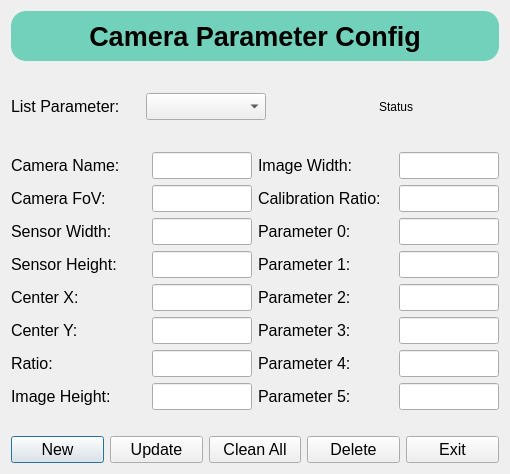
<?xml version="1.0" encoding="UTF-8"?>
<ui version="4.0">
 <class>Dialog</class>
 <widget class="QDialog" name="Dialog">
  <property name="geometry">
   <rect>
    <x>0</x>
    <y>0</y>
    <width>510</width>
    <height>474</height>
   </rect>
  </property>
  <property name="sizePolicy">
   <sizepolicy hsizetype="Fixed" vsizetype="Fixed">
    <horstretch>0</horstretch>
    <verstretch>0</verstretch>
   </sizepolicy>
  </property>
  <property name="maximumSize">
   <size>
    <width>510</width>
    <height>494</height>
   </size>
  </property>
  <property name="windowTitle">
   <string>Dialog</string>
  </property>
  <layout class="QVBoxLayout" name="verticalLayout_2">
   <item>
    <widget class="QLabel" name="label_3">
     <property name="sizePolicy">
      <sizepolicy hsizetype="Preferred" vsizetype="Fixed">
       <horstretch>0</horstretch>
       <verstretch>0</verstretch>
      </sizepolicy>
     </property>
     <property name="minimumSize">
      <size>
       <width>0</width>
       <height>50</height>
      </size>
     </property>
     <property name="font">
      <font>
       <family>SansSerif</family>
       <pointsize>20</pointsize>
       <weight>75</weight>
       <italic>false</italic>
       <bold>true</bold>
      </font>
     </property>
     <property name="styleSheet">
      <string notr="true">border-color: rgb(66, 69, 183);
background-color: #71D1BA;
border-radius: 15px;</string>
     </property>
     <property name="text">
      <string>Camera Parameter Config</string>
     </property>
     <property name="alignment">
      <set>Qt::AlignCenter</set>
     </property>
    </widget>
   </item>
   <item>
    <layout class="QVBoxLayout" name="verticalLayout">
     <item>
      <spacer name="verticalSpacer_4">
       <property name="orientation">
        <enum>Qt::Vertical</enum>
       </property>
       <property name="sizeType">
        <enum>QSizePolicy::Fixed</enum>
       </property>
       <property name="sizeHint" stdset="0">
        <size>
         <width>20</width>
         <height>10</height>
        </size>
       </property>
      </spacer>
     </item>
     <item>
      <layout class="QHBoxLayout" name="horizontalLayout_5">
       <item>
        <widget class="QLabel" name="label_17">
         <property name="sizePolicy">
          <sizepolicy hsizetype="Fixed" vsizetype="Preferred">
           <horstretch>0</horstretch>
           <verstretch>0</verstretch>
          </sizepolicy>
         </property>
         <property name="font">
          <font>
           <pointsize>12</pointsize>
          </font>
         </property>
         <property name="text">
          <string>List Parameter:</string>
         </property>
        </widget>
       </item>
       <item>
        <spacer name="horizontalSpacer">
         <property name="orientation">
          <enum>Qt::Horizontal</enum>
         </property>
         <property name="sizeType">
          <enum>QSizePolicy::Fixed</enum>
         </property>
         <property name="sizeHint" stdset="0">
          <size>
           <width>20</width>
           <height>20</height>
          </size>
         </property>
        </spacer>
       </item>
       <item>
        <widget class="QComboBox" name="List_Parameter">
         <property name="sizePolicy">
          <sizepolicy hsizetype="Fixed" vsizetype="Fixed">
           <horstretch>0</horstretch>
           <verstretch>0</verstretch>
          </sizepolicy>
         </property>
         <property name="minimumSize">
          <size>
           <width>120</width>
           <height>0</height>
          </size>
         </property>
         <property name="font">
          <font>
           <family>SansSerif</family>
           <pointsize>12</pointsize>
          </font>
         </property>
         <property name="editable">
          <bool>false</bool>
         </property>
         <property name="currentText">
          <string/>
         </property>
        </widget>
       </item>
       <item>
        <spacer name="horizontalSpacer_2">
         <property name="orientation">
          <enum>Qt::Horizontal</enum>
         </property>
         <property name="sizeHint" stdset="0">
          <size>
           <width>40</width>
           <height>20</height>
          </size>
         </property>
        </spacer>
       </item>
       <item>
        <widget class="QLabel" name="label_18">
         <property name="minimumSize">
          <size>
           <width>120</width>
           <height>0</height>
          </size>
         </property>
         <property name="text">
          <string>Status</string>
         </property>
        </widget>
       </item>
      </layout>
     </item>
     <item>
      <spacer name="verticalSpacer_2">
       <property name="orientation">
        <enum>Qt::Vertical</enum>
       </property>
       <property name="sizeType">
        <enum>QSizePolicy::Fixed</enum>
       </property>
       <property name="sizeHint" stdset="0">
        <size>
         <width>20</width>
         <height>10</height>
        </size>
       </property>
      </spacer>
     </item>
     <item>
      <layout class="QGridLayout" name="gridLayout">
       <item row="2" column="1">
        <widget class="QLineEdit" name="cam_sensor_width">
         <property name="sizePolicy">
          <sizepolicy hsizetype="Preferred" vsizetype="Fixed">
           <horstretch>0</horstretch>
           <verstretch>0</verstretch>
          </sizepolicy>
         </property>
         <property name="maximumSize">
          <size>
           <width>100</width>
           <height>16777215</height>
          </size>
         </property>
         <property name="font">
          <font>
           <family>SansSerif</family>
           <pointsize>12</pointsize>
          </font>
         </property>
        </widget>
       </item>
       <item row="7" column="3">
        <widget class="QLineEdit" name="parameter5">
         <property name="sizePolicy">
          <sizepolicy hsizetype="Preferred" vsizetype="Fixed">
           <horstretch>0</horstretch>
           <verstretch>0</verstretch>
          </sizepolicy>
         </property>
         <property name="maximumSize">
          <size>
           <width>100</width>
           <height>16777215</height>
          </size>
         </property>
         <property name="font">
          <font>
           <family>SansSerif</family>
           <pointsize>12</pointsize>
          </font>
         </property>
        </widget>
       </item>
       <item row="6" column="1">
        <widget class="QLineEdit" name="ratio">
         <property name="sizePolicy">
          <sizepolicy hsizetype="Preferred" vsizetype="Fixed">
           <horstretch>0</horstretch>
           <verstretch>0</verstretch>
          </sizepolicy>
         </property>
         <property name="maximumSize">
          <size>
           <width>100</width>
           <height>16777215</height>
          </size>
         </property>
         <property name="font">
          <font>
           <family>SansSerif</family>
           <pointsize>12</pointsize>
          </font>
         </property>
        </widget>
       </item>
       <item row="0" column="0">
        <widget class="QLabel" name="label">
         <property name="font">
          <font>
           <family>SansSerif</family>
           <pointsize>12</pointsize>
          </font>
         </property>
         <property name="text">
          <string>Camera Name: </string>
         </property>
        </widget>
       </item>
       <item row="0" column="1">
        <widget class="QLineEdit" name="camera_name">
         <property name="sizePolicy">
          <sizepolicy hsizetype="Fixed" vsizetype="Fixed">
           <horstretch>0</horstretch>
           <verstretch>0</verstretch>
          </sizepolicy>
         </property>
         <property name="minimumSize">
          <size>
           <width>80</width>
           <height>0</height>
          </size>
         </property>
         <property name="maximumSize">
          <size>
           <width>100</width>
           <height>16777215</height>
          </size>
         </property>
         <property name="font">
          <font>
           <family>SansSerif</family>
           <pointsize>12</pointsize>
          </font>
         </property>
        </widget>
       </item>
       <item row="6" column="2">
        <widget class="QLabel" name="label_15">
         <property name="font">
          <font>
           <family>SansSerif</family>
           <pointsize>12</pointsize>
          </font>
         </property>
         <property name="text">
          <string>Parameter 4: </string>
         </property>
        </widget>
       </item>
       <item row="4" column="3">
        <widget class="QLineEdit" name="parameter2">
         <property name="sizePolicy">
          <sizepolicy hsizetype="Preferred" vsizetype="Fixed">
           <horstretch>0</horstretch>
           <verstretch>0</verstretch>
          </sizepolicy>
         </property>
         <property name="maximumSize">
          <size>
           <width>100</width>
           <height>16777215</height>
          </size>
         </property>
         <property name="font">
          <font>
           <family>SansSerif</family>
           <pointsize>12</pointsize>
          </font>
         </property>
        </widget>
       </item>
       <item row="5" column="3">
        <widget class="QLineEdit" name="parameter3">
         <property name="sizePolicy">
          <sizepolicy hsizetype="Preferred" vsizetype="Fixed">
           <horstretch>0</horstretch>
           <verstretch>0</verstretch>
          </sizepolicy>
         </property>
         <property name="maximumSize">
          <size>
           <width>100</width>
           <height>16777215</height>
          </size>
         </property>
         <property name="font">
          <font>
           <family>SansSerif</family>
           <pointsize>12</pointsize>
          </font>
         </property>
        </widget>
       </item>
       <item row="6" column="3">
        <widget class="QLineEdit" name="parameter4">
         <property name="sizePolicy">
          <sizepolicy hsizetype="Preferred" vsizetype="Fixed">
           <horstretch>0</horstretch>
           <verstretch>0</verstretch>
          </sizepolicy>
         </property>
         <property name="maximumSize">
          <size>
           <width>100</width>
           <height>16777215</height>
          </size>
         </property>
         <property name="font">
          <font>
           <family>SansSerif</family>
           <pointsize>12</pointsize>
          </font>
         </property>
        </widget>
       </item>
       <item row="1" column="1">
        <widget class="QLineEdit" name="camera_fov">
         <property name="sizePolicy">
          <sizepolicy hsizetype="Fixed" vsizetype="Fixed">
           <horstretch>0</horstretch>
           <verstretch>0</verstretch>
          </sizepolicy>
         </property>
         <property name="minimumSize">
          <size>
           <width>80</width>
           <height>0</height>
          </size>
         </property>
         <property name="maximumSize">
          <size>
           <width>100</width>
           <height>16777215</height>
          </size>
         </property>
         <property name="font">
          <font>
           <family>SansSerif</family>
           <pointsize>12</pointsize>
          </font>
         </property>
        </widget>
       </item>
       <item row="1" column="0">
        <widget class="QLabel" name="label_34">
         <property name="font">
          <font>
           <family>SansSerif</family>
           <pointsize>12</pointsize>
          </font>
         </property>
         <property name="text">
          <string>Camera FoV:</string>
         </property>
        </widget>
       </item>
       <item row="1" column="3">
        <widget class="QLineEdit" name="calib_ratio">
         <property name="sizePolicy">
          <sizepolicy hsizetype="Preferred" vsizetype="Fixed">
           <horstretch>0</horstretch>
           <verstretch>0</verstretch>
          </sizepolicy>
         </property>
         <property name="maximumSize">
          <size>
           <width>100</width>
           <height>16777215</height>
          </size>
         </property>
         <property name="font">
          <font>
           <family>SansSerif</family>
           <pointsize>12</pointsize>
          </font>
         </property>
        </widget>
       </item>
       <item row="1" column="2">
        <widget class="QLabel" name="label_4">
         <property name="font">
          <font>
           <family>SansSerif</family>
           <pointsize>12</pointsize>
          </font>
         </property>
         <property name="text">
          <string>Calibration Ratio: </string>
         </property>
        </widget>
       </item>
       <item row="2" column="0">
        <widget class="QLabel" name="label_2">
         <property name="font">
          <font>
           <family>SansSerif</family>
           <pointsize>12</pointsize>
          </font>
         </property>
         <property name="text">
          <string>Sensor Width: </string>
         </property>
        </widget>
       </item>
       <item row="3" column="2">
        <widget class="QLabel" name="label_12">
         <property name="font">
          <font>
           <family>SansSerif</family>
           <pointsize>12</pointsize>
          </font>
         </property>
         <property name="text">
          <string>Parameter 1: </string>
         </property>
        </widget>
       </item>
       <item row="0" column="3">
        <widget class="QLineEdit" name="image_width">
         <property name="sizePolicy">
          <sizepolicy hsizetype="Preferred" vsizetype="Fixed">
           <horstretch>0</horstretch>
           <verstretch>0</verstretch>
          </sizepolicy>
         </property>
         <property name="maximumSize">
          <size>
           <width>100</width>
           <height>16777215</height>
          </size>
         </property>
         <property name="font">
          <font>
           <family>SansSerif</family>
           <pointsize>12</pointsize>
          </font>
         </property>
        </widget>
       </item>
       <item row="5" column="1">
        <widget class="QLineEdit" name="image_center_Y">
         <property name="sizePolicy">
          <sizepolicy hsizetype="Preferred" vsizetype="Fixed">
           <horstretch>0</horstretch>
           <verstretch>0</verstretch>
          </sizepolicy>
         </property>
         <property name="maximumSize">
          <size>
           <width>100</width>
           <height>16777215</height>
          </size>
         </property>
         <property name="font">
          <font>
           <family>SansSerif</family>
           <pointsize>12</pointsize>
          </font>
         </property>
        </widget>
       </item>
       <item row="3" column="3">
        <widget class="QLineEdit" name="parameter1">
         <property name="sizePolicy">
          <sizepolicy hsizetype="Preferred" vsizetype="Fixed">
           <horstretch>0</horstretch>
           <verstretch>0</verstretch>
          </sizepolicy>
         </property>
         <property name="maximumSize">
          <size>
           <width>100</width>
           <height>16777215</height>
          </size>
         </property>
         <property name="font">
          <font>
           <family>SansSerif</family>
           <pointsize>12</pointsize>
          </font>
         </property>
        </widget>
       </item>
       <item row="7" column="2">
        <widget class="QLabel" name="label_16">
         <property name="font">
          <font>
           <family>SansSerif</family>
           <pointsize>12</pointsize>
          </font>
         </property>
         <property name="text">
          <string>Parameter 5: </string>
         </property>
        </widget>
       </item>
       <item row="5" column="2">
        <widget class="QLabel" name="label_14">
         <property name="font">
          <font>
           <family>SansSerif</family>
           <pointsize>12</pointsize>
          </font>
         </property>
         <property name="text">
          <string>Parameter 3: </string>
         </property>
        </widget>
       </item>
       <item row="2" column="2">
        <widget class="QLabel" name="label_11">
         <property name="font">
          <font>
           <family>SansSerif</family>
           <pointsize>12</pointsize>
          </font>
         </property>
         <property name="text">
          <string>Parameter 0: </string>
         </property>
        </widget>
       </item>
       <item row="4" column="2">
        <widget class="QLabel" name="label_13">
         <property name="font">
          <font>
           <family>SansSerif</family>
           <pointsize>12</pointsize>
          </font>
         </property>
         <property name="text">
          <string>Parameter 2: </string>
         </property>
        </widget>
       </item>
       <item row="2" column="3">
        <widget class="QLineEdit" name="parameter0">
         <property name="sizePolicy">
          <sizepolicy hsizetype="Preferred" vsizetype="Fixed">
           <horstretch>0</horstretch>
           <verstretch>0</verstretch>
          </sizepolicy>
         </property>
         <property name="maximumSize">
          <size>
           <width>100</width>
           <height>16777215</height>
          </size>
         </property>
         <property name="font">
          <font>
           <family>SansSerif</family>
           <pointsize>12</pointsize>
          </font>
         </property>
        </widget>
       </item>
       <item row="7" column="1">
        <widget class="QLineEdit" name="image_height">
         <property name="sizePolicy">
          <sizepolicy hsizetype="Preferred" vsizetype="Fixed">
           <horstretch>0</horstretch>
           <verstretch>0</verstretch>
          </sizepolicy>
         </property>
         <property name="maximumSize">
          <size>
           <width>100</width>
           <height>16777215</height>
          </size>
         </property>
         <property name="font">
          <font>
           <family>SansSerif</family>
           <pointsize>12</pointsize>
          </font>
         </property>
        </widget>
       </item>
       <item row="0" column="2">
        <widget class="QLabel" name="label_10">
         <property name="font">
          <font>
           <family>SansSerif</family>
           <pointsize>12</pointsize>
          </font>
         </property>
         <property name="text">
          <string>Image Width: </string>
         </property>
        </widget>
       </item>
       <item row="4" column="1">
        <widget class="QLineEdit" name="image_center_X">
         <property name="sizePolicy">
          <sizepolicy hsizetype="Preferred" vsizetype="Fixed">
           <horstretch>0</horstretch>
           <verstretch>0</verstretch>
          </sizepolicy>
         </property>
         <property name="maximumSize">
          <size>
           <width>100</width>
           <height>16777215</height>
          </size>
         </property>
         <property name="font">
          <font>
           <family>SansSerif</family>
           <pointsize>12</pointsize>
          </font>
         </property>
        </widget>
       </item>
       <item row="5" column="0">
        <widget class="QLabel" name="label_6">
         <property name="font">
          <font>
           <family>SansSerif</family>
           <pointsize>12</pointsize>
          </font>
         </property>
         <property name="text">
          <string>Center Y: </string>
         </property>
        </widget>
       </item>
       <item row="3" column="0">
        <widget class="QLabel" name="label_5">
         <property name="font">
          <font>
           <family>SansSerif</family>
           <pointsize>12</pointsize>
          </font>
         </property>
         <property name="text">
          <string>Sensor Height: </string>
         </property>
        </widget>
       </item>
       <item row="7" column="0">
        <widget class="QLabel" name="label_9">
         <property name="font">
          <font>
           <family>SansSerif</family>
           <pointsize>12</pointsize>
          </font>
         </property>
         <property name="text">
          <string>Image Height: </string>
         </property>
        </widget>
       </item>
       <item row="6" column="0">
        <widget class="QLabel" name="label_8">
         <property name="font">
          <font>
           <family>SansSerif</family>
           <pointsize>12</pointsize>
          </font>
         </property>
         <property name="text">
          <string>Ratio: </string>
         </property>
        </widget>
       </item>
       <item row="3" column="1">
        <widget class="QLineEdit" name="cam_sensor_height">
         <property name="sizePolicy">
          <sizepolicy hsizetype="Preferred" vsizetype="Fixed">
           <horstretch>0</horstretch>
           <verstretch>0</verstretch>
          </sizepolicy>
         </property>
         <property name="maximumSize">
          <size>
           <width>100</width>
           <height>16777215</height>
          </size>
         </property>
         <property name="font">
          <font>
           <family>SansSerif</family>
           <pointsize>12</pointsize>
          </font>
         </property>
        </widget>
       </item>
       <item row="4" column="0">
        <widget class="QLabel" name="label_7">
         <property name="font">
          <font>
           <family>SansSerif</family>
           <pointsize>12</pointsize>
          </font>
         </property>
         <property name="text">
          <string>Center X: </string>
         </property>
        </widget>
       </item>
      </layout>
     </item>
    </layout>
   </item>
   <item>
    <spacer name="verticalSpacer_3">
     <property name="orientation">
      <enum>Qt::Vertical</enum>
     </property>
     <property name="sizeType">
      <enum>QSizePolicy::Fixed</enum>
     </property>
     <property name="sizeHint" stdset="0">
      <size>
       <width>20</width>
       <height>20</height>
      </size>
     </property>
    </spacer>
   </item>
   <item>
    <layout class="QHBoxLayout" name="horizontalLayout_11">
     <item>
      <widget class="QPushButton" name="btn_new">
       <property name="font">
        <font>
         <family>SansSerif</family>
         <pointsize>12</pointsize>
        </font>
       </property>
       <property name="text">
        <string>New</string>
       </property>
      </widget>
     </item>
     <item>
      <widget class="QPushButton" name="btn_update">
       <property name="font">
        <font>
         <pointsize>12</pointsize>
        </font>
       </property>
       <property name="text">
        <string>Update</string>
       </property>
      </widget>
     </item>
     <item>
      <widget class="QPushButton" name="btn_clean_all">
       <property name="font">
        <font>
         <pointsize>12</pointsize>
        </font>
       </property>
       <property name="text">
        <string>Clean All</string>
       </property>
      </widget>
     </item>
     <item>
      <widget class="QPushButton" name="btn_delete">
       <property name="font">
        <font>
         <family>SansSerif</family>
         <pointsize>12</pointsize>
        </font>
       </property>
       <property name="text">
        <string>Delete</string>
       </property>
      </widget>
     </item>
     <item>
      <widget class="QPushButton" name="btn_exit">
       <property name="font">
        <font>
         <family>SansSerif</family>
         <pointsize>12</pointsize>
        </font>
       </property>
       <property name="text">
        <string>Exit</string>
       </property>
      </widget>
     </item>
    </layout>
   </item>
  </layout>
 </widget>
 <resources/>
 <connections/>
</ui>
